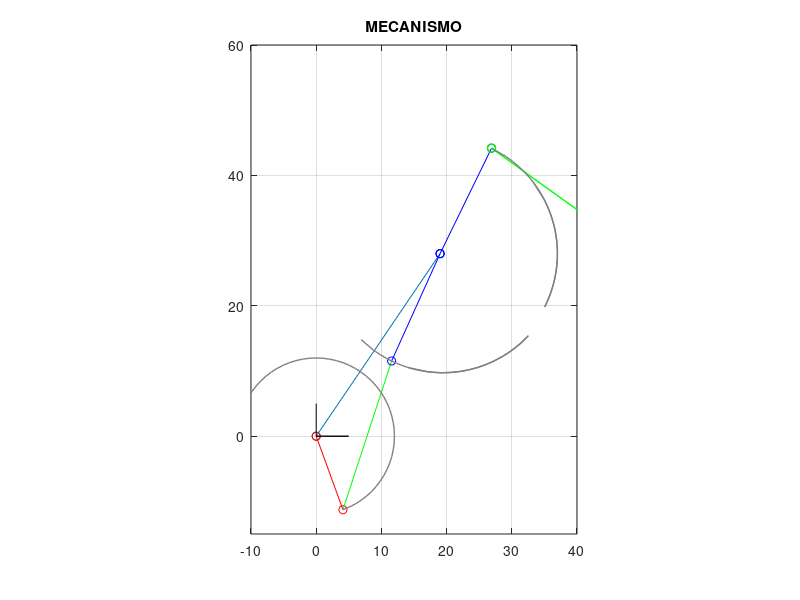

Write MATLAB code to recreate this figure.
% Programa: Analizis de Posicion Mediante El MEOTODO DE LAZOS VECTORIALES
% - Hernández Domínguez Angel Paul

%% Declaracion de los valores conocidos 
a = 12; % L2
b = 24; % L3
c = 18; % L4
d = ((28) / (sind(55.8))); % L1

p = 0.97;

Qx = 19;  Qy = 28; % Longitud del L1
Ox = 0;  Oy = 0; % Coordenadas del Origen

%% Variables auxiliares 
k1 = d / a; 
k2 = d / c; 
k3 = (a^2 - b^2 + c^2 + d^2)/(2*a*c); 

k4 = d / b;
k5 = d / a;
k6 = (c^2 - a^2 - b^2 - d^2)/(2*a*b);

%% ANALISIS DEL PRIMER MECANISMO

%ANGULO DE TRASLACION
theta_aux = floor(atan2d(28,19));
%Calculamos el angulo de agarrotamiento 
angulo_libertad = floor (acosd((-(b+c)^2 + a^2 + d^2) / (2*a*d)));
   
%Angulo de movilidad seccionada
% - ARRIBA
theta2dprima = angulo_libertad : -5 : 0;
% - ABAJO
theta2dbiprima = 360 : -5 : floor(360 - angulo_libertad);

%ANGULO DE MOVILIDAD 
theta2d = [theta2dprima, theta2dbiprima];

A = -k1 + cosd(theta2d) - k2.*(cosd(theta2d)) + k3; 
B = -2.*sind(theta2d);                              
C = k1 - cosd(theta2d) - k2.*cosd(theta2d) + k3;    
    
P = k4*cosd(theta2d) - k5 + cosd(theta2d) + k6;
Q = -2*sind(theta2d);
R = k5 - cosd(theta2d) + k4*cosd(theta2d) + k6;

Ay = a.*sind(theta2d + theta_aux); 
Ax = a.*cosd(theta2d + theta_aux);

theta4da = 2.*atan2d(-B + sqrt(B.^2 - 4.*A.*C), 2.*A);
theta4dc = 2.*atan2d(-B - sqrt(B.^2 - 4.*A.*C), 2.*A);

theta3dc = 2.*atan2d(-Q - sqrt(Q.^2 - 4.*P.*R), 2.*P);
theta3da = 2.*atan2d(-Q + sqrt(Q.^2 - 4.*P.*R), 2.*P);

Bxc = Ax + b*cosd(theta3dc + theta_aux);
Byc = Ay + b*sind(theta3dc + theta_aux);

Bxa = Ax + b*cosd(theta3da + theta_aux);
Bya = Ay + b*sind(theta3da + theta_aux);


%% ANALISIS DEL SEGUNDO MECANISMO

% longitudes
L2 = 18;
L3 = 24;
L4 = 46.5 - 19;
% L1 = calcular

%El ángulo de rotacion del balancin en el mecanismo dos, es thetaII que ya
%calculamos 
   
thetaII = floor(theta4dc - 180 + theta_aux);

% Calculamos 
theta_3 = floor(acosd((-L4 + L2.*cosd(thetaII)) ./ (L3)));
%theta_3 = floor(asind((-L4 + L2.*sind(thetaII)) ./ (L3)));
L1 = L2.*sind(thetaII) - L3.*sind(theta_3);
%L1 = L2.*cosd(thetaII) - L3.*cosd(theta_3);

theta_4 = 90;      

%A2x = Qx + L3.*cosd(theta4da + theta_aux - 180);
A2x = Qx + L2.*cosd(thetaII);
A2y = Qy + L2.*sind(thetaII);
A2 = sqrt(A2y.^2 + A2x.^2);

B2x = L4 + Qx;
B2y = L1 + Qy;
B2 = sqrt(B2y.^2 + B2x.^2);

   
%% Graficamos 

% Obtener la resolución de la pantalla
screenSize = get(0, 'ScreenSize');

% Calcular el tamaño de la figura para que ocupe el 90% de la pantalla
figWidth = screenSize(3) * 0.9;
figHeight = screenSize(4) * 0.9;

% Calcular la posición para centrar la figura
figX = (screenSize(3) - figWidth) / 2;
figY = (screenSize(4) - figHeight) / 2;

% Crear la figura y establecer su tamaño y posición
fig = figure;
set(fig, 'Position', [figX, figY, 1000, 800]);
for k=1:length(theta2d)

    plot([Ox, Qx],[Oy, Qy], '-o',...
         [Ox, Ax(k)],[Oy, Ay(k)], '-or',...
         [Ax(k), Bxc(k)],[Ay(k), Byc(k)],'-g', ...
         [Bxc(k), Qx], [Byc(k),Qy],'-ob', ...
         [Qx, A2x(k)], [Qy, A2y(k)],'-ob', ...
         [Ox, Ox],[Oy, Oy + 5], '-k',...
         [Ox, Ox + 5],[Oy, Oy], '-k',...
         'LineWidth',1);
    hold on

    plot([A2x(k), B2x],[A2y(k), B2y(k)],'-og', ...
         'LineWidth',1);
    hold on

    plot(Ax(1:k), Ay(1:k), 'Color', [0.5, 0.5, 0.5],'LineWidth',1); 
    plot(Bxa(1:k), Bya(1:k), 'Color', [0.5, 0.5, 0.5],'LineWidth',1);
    plot(A2x(1:k), A2y(1:k), 'Color', [0.5, 0.5, 0.5],'LineWidth',1);
    
    
    %B2x_vector = ones(1, length(B2y)) .* B2x;
    %plot(B2x_vector(1:k), B2y(1:k), 'Color', [0.5, 0.5, 0.5] ,'LineWidth',1);6
    axis([-10 40 -15 60])
    grid on
    axis equal
    
    title('MECANISMO')

    drawnow
    hold off
    
end
